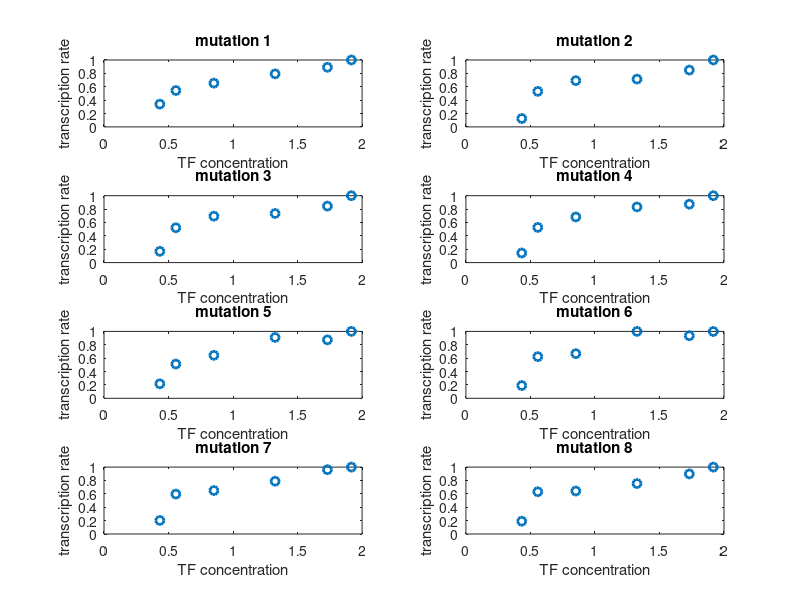

MATLAB code to generate this figure: (Note: this script raises an error after producing the figure.)
%% a note on raw data
% Ps: column 2 and onward are one promoter Ps with all mutations. First
% column is true wild type (both promoters exist)
% Pv: column 2-9 are one promoter Pv with all mutations. First column is
% true wild type (both promoters intact). Last column is when both promoters are deleted.
% all data start from T2 to T10 (index 1 to 9)
% we provide spo0A dynamics from hour  3 to 8
load('promoter_activity_single.mat')
load('Spo0A_dynamics.mat')
load('Apr21_purePs_estimateRNAp.mat', 'RNAp_conc_t_real')
%% parameters
real_data_Ps = Ps_promoter_activity_mean(2:7,1:8); % exclude the real WT, instead WT is Ps only, no mutations
mut_mat = [[1,1,1];[0,1,1];[1,0,1];[1,1,0];[0,0,1];[0,1,0];[0,0,1];[0,0,0]];

nbd = 5;
TF_conc_t = wtaCopy(1:6:end);
energy_len = nbd+nbd*(nbd-1)/2;

mut_mat = [[1,1,1];[0,1,1];[1,0,1];[1,1,0];[0,0,1];[0,1,0];[0,0,1];[0,0,0]];
lb = zeros(energy_len,1)-20;
ub = zeros(energy_len,1)+15;

lb(1:4) = 5; % standard energy must be positive

% binding box 2 and 4 have lower affinity (high standard energy)
lb(2) = 9;
lb(4) = 6.5; 

lb(5) = 4; % promoter energy should be no greater than standard

 % introduce TF-TF repulsions
lb([6:8 10:11 13]) = 1; 
lb(11) = 5; % box 2 and 4 repulsion is larger
ub([6:8 10:11 13]) = 10; % TF-repulsion shouldn't be dominate

lb(9) = 5; % make one of them necessarily a repressor
ub(9) = 10; % but not a super strong repressor

% normalize the real data
for ll = 1:length(real_data_Ps(1,:))
    real_data_Ps(:,ll) = real_data_Ps(:,ll)./max(real_data_Ps(:,ll));
end

figure();
for kk = 1:length(mut_mat)
    subplot(4,2,kk)
    plot(TF_conc_t,real_data_Ps(:,kk),'o','LineWidth',2)
    ylim([0 1])
    xlabel('TF concentration')
    ylabel('transcription rate')
    title(sprintf('mutation %d',kk))
end

%%
[pars,diff] = fit_data(nbd,TF_conc_t,mut_mat,real_data_Ps,lb,ub);
[M,I] = min(diff);
%% figures

% normalize the real data
for ll = 1:length(real_data_Ps(1,:))
    real_data_Ps(:,ll) = real_data_Ps(:,ll)./max(real_data_Ps(:,ll));
end

figure();
for kk = 1:length(mut_mat)
    subplot(4,2,kk)
    
    plot(TF_conc_t,real_data_Ps(:,kk),'o','LineWidth',4)
    ylim([0 1])
    hold on
    
    TR = time_dep_TR_new(nbd,pars(I,:),TF_conc_t,mut_mat(kk,:));
    plot(TF_conc_t,TR,'LineWidth',4)
    xlabel('TF concentration')
    ylabel('transcription rate')
    title(sprintf('mutation %d',kk))
end